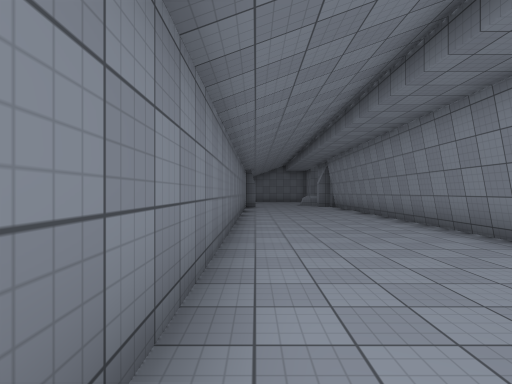
View 1 (above)

12 first-person views from a walk through a scene from a Unity 3-D project. The camera is 1.5 m above the floor, looks level and sees 80° across. The floor is counted in squares, 2 m on a side. Each view is taken from the middle of a square. On the plan, view 1 faces up. The plan holds only what a view shows up to about 10 squares ahead; the rest is blank. The place goes on beyond the plan. Surface patterns are stand-ins for the level's own textures.

View 2
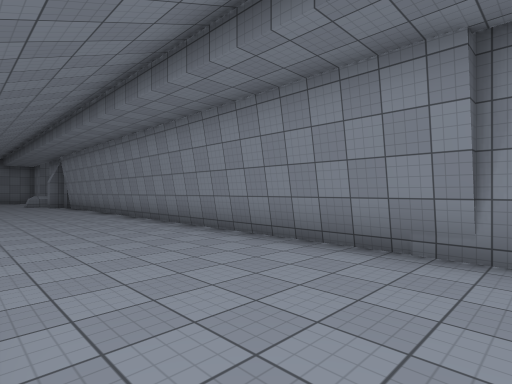

View 3
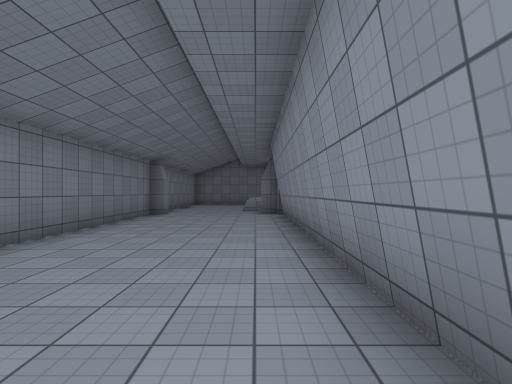

View 4
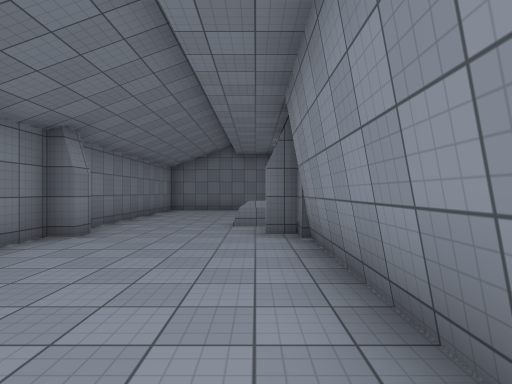

View 5
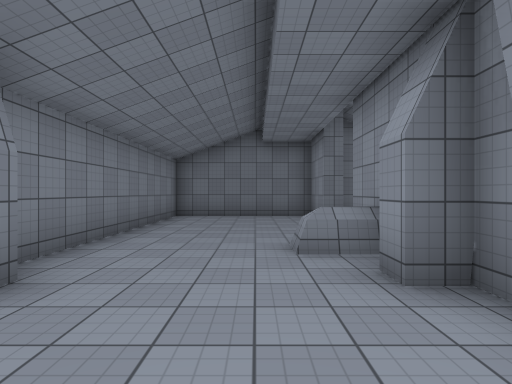

View 6
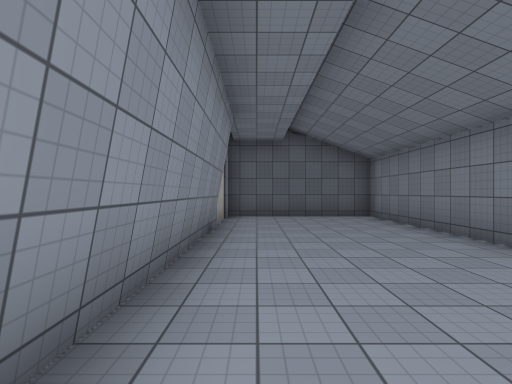

View 7
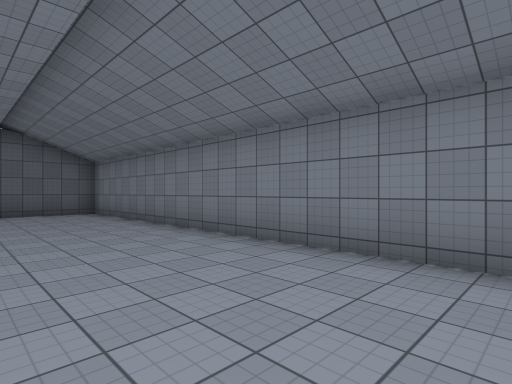

View 8
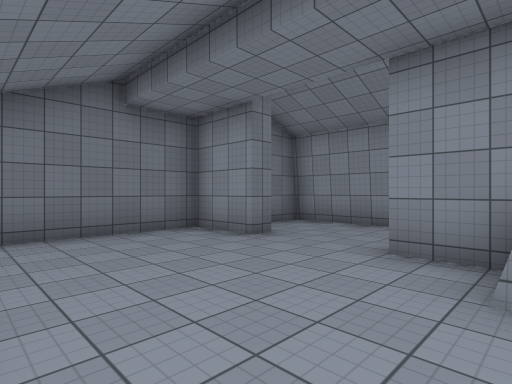

View 9
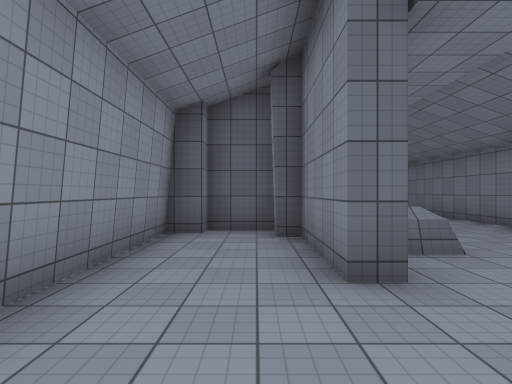

View 10
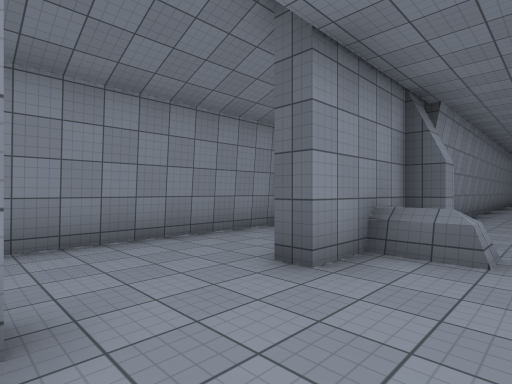

View 11
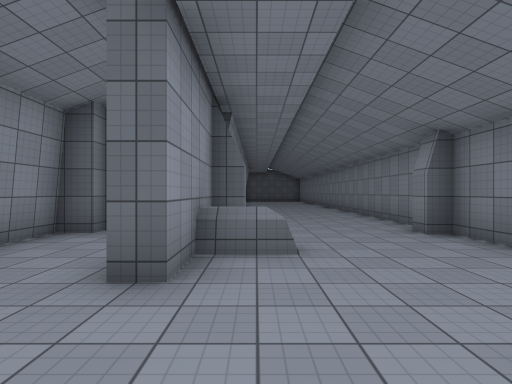

View 12
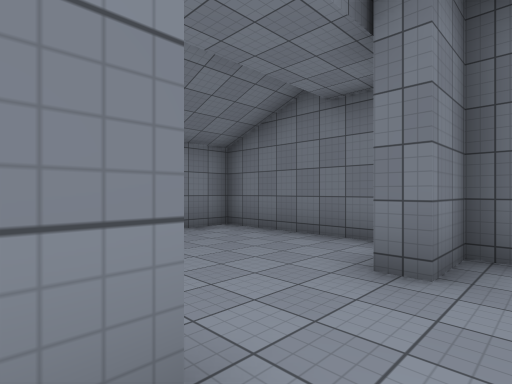

### Floor plan
Points are (right, up) in squares from view 1. A wall is a line through its corners. A room is listed if a view was taken in it or the views show most of it. See-through windows are left out.
Room 1 (views 1, 2, 3, 4, 5, 6, 7, 8, 10, 11)
walls: (3.8, 20.8) (3.8, 22.6) (-0.5, 22.6) (-0.5, 15.4) (0, 15.4) (0, 15.1) (-0.5, 15.1) (-0.5, -3.3) (3.8, -3.3) (3.8, 15.4) (3.2, 15.4) (3.2, 15.9) (3.8, 15.9) (3.8, 18.5)
low walls: (3.6, 16.7) (2.5, 16.7) (2.5, 17.3) (3.7, 17.3)
ways out: opening at (4, 19.5) to room 2
Room 2 (views 9, 12)
walls: (3.8, 18.5) (4.2, 18.5) (4.2, 15.9) (4.7, 15.9) (4.7, 15.4); (5.9, 15.4) (6.6, 15.4) (6.6, 22.1) (4.2, 22.1) (4.2, 20.8) (3.8, 20.8); (4.6, 15) (5.9, 15)
ways out: opening at (4, 19.5) to room 1

Where each view was taken, in squares from view 1:
view 1: 0 up, 0 right, facing up
view 2: 1 down, 0 right, facing up-right
view 3: 5 up, 3 right, facing up
view 4: 10 up, 3 right, facing up
view 5: 13 up, 2 right, facing up
view 6: 6 up, 3 right, facing down
view 7: 8 up, 3 right, facing down-left
view 8: 17 up, 0 right, facing up-right
view 9: 21 up, 5 right, facing down
view 10: 21 up, 2 right, facing down-right
view 11: 21 up, 3 right, facing down
view 12: 18 up, 5 right, facing up-left
